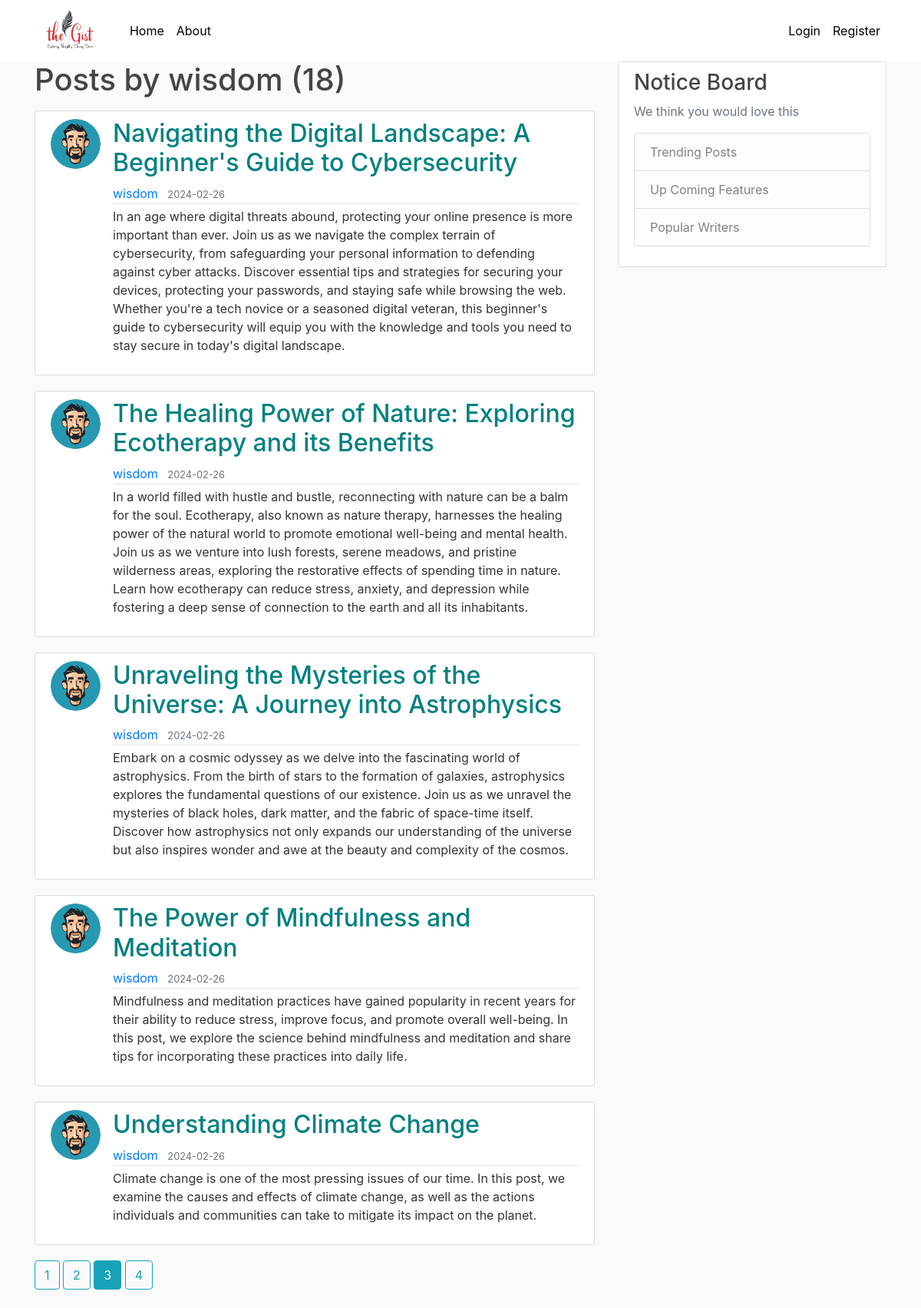
The app's page /user/wisdom?page=3 with its own data.
### flaskblog/models.py (models this page shows, shortened)
class User(db.Model, UserMixin):
    id = db.Column(db.Integer, primary_key=True)
    username = db.Column(db.String(20), unique=True, nullable=False)
    email = db.Column(db.String(120), unique=True, nullable=False)
    image_file = db.Column(db.String(20), nullable=False, default='default.jpg')
    password = db.Column(db.String(60), nullable=False)
    posts = db.relationship('Post', backref='author', lazy=True)

class Post(db.Model):
    id = db.Column(db.Integer, primary_key=True)
    title = db.Column(db.String(100), nullable=False)
    date_posted = db.Column(db.DateTime, nullable=False, default=datetime.utcnow)
    content = db.Column(db.Text, nullable=False)
    user_id = db.Column(db.Integer, db.ForeignKey('user.id'), nullable='False')

### flaskblog/users/routes.py (the view)
@users.route("/user/<string:username>")
def user_posts(username):
    page = request.args.get('page', 1, type=int)
    user = User.query.filter_by(username=username).first_or_404()
    posts = Post.query.filter_by(author=user)\
        .order_by(Post.date_posted.desc())\
        .paginate(page=page, per_page=5)
    return render_template('user_posts.html', posts=posts, user=user)

### flaskblog/templates/user_posts.html
{% extends "layout.html" %}
{% block content %}
    <h1 class="mb-3">Posts by {{ user.username }} ({{ posts.total }})</h1>
    {% for post in posts.items %}
        <article class="media content-section">
          <img class="rounded-circle article-img" src="{{ url_for('static', filename='profile_pics/' + post.author.image_file) }}">
          <div class="media-body">
            <h2><a class="article-title" href="{{ url_for('posts.post', post_id=post.id) }}">{{ post.title }}</a></h2>
            <div class="article-metadata">
              <a class="mr-2" href="{{ url_for('users.user_posts', username=post.author.username) }}">{{ post.author.username }}</a>
              <small class="text-muted">{{ post.date_posted.strftime('%Y-%m-%d') }}</small>
            </div>
            <p class="article-content">{{ post.content }}</p>
          </div>
        </article>
    {% endfor %}
    {% for page_num in posts.iter_pages(left_edge=1, right_edge=1, left_current=1, right_current=2) %}
      {% if page_num %}
        {% if posts.page == page_num %}
          <a class="btn btn-info mb-4" href="{{ url_for('users.user_posts', username=user.username, page=page_num) }}">{{ page_num }}</a>
        {% else %}
          <a class="btn btn-outline-info mb-4" href="{{ url_for('users.user_posts', username=user.username, page=page_num) }}">{{ page_num }}</a>
        {% endif %}
      {% else %}
        ...
      {% endif %}
    {% endfor %}
{% endblock content %}

### flaskblog/static/main.css (style rules this page uses)
body { background: #fafafa; color: #333333; margin-top: 5rem; }
h1, h2, h3, h4, h5, h6 { color: #444444; }
.content-section { background: #ffffff; padding: 10px 20px; border: 1px solid #dddddd; border-radius: 3px; margin-bottom: 20px; }
.article-title { color: #008080; }
.article-content { white-space: pre-line; }
.article-img { height: 65px; width: 65px; margin-right: 16px; }
.article-metadata { padding-bottom: 1px; margin-bottom: 4px; border-bottom: 1px solid #e3e3e3; }

### records on screen
User: username "wisdom"
Post: image_file (picture), title "Navigating the Digital Landscape: A Beginner's Guide to Cybersecurity", author.username "wisdom", date_posted "2024-02-26", content "In an age where digital threats abound, protecting your online presence is more important than ever. Join us as we navigate the complex terrain of cybersecurity, from safeguarding your personal information to defending against cyber attacks. Discover essential tips and strategies for securing your devices, protecting your passwords, and staying safe while browsing the web. Whether you're a tech novice or a seasoned digital veteran, this beginner's guide to cybersecurity will equip you with the knowledge and tools you need to stay secure in today's digital landscape."
Post: image_file (picture), title "The Healing Power of Nature: Exploring Ecotherapy and its Benefits", author.username "wisdom", date_posted "2024-02-26", content "In a world filled with hustle and bustle, reconnecting with nature can be a balm for the soul. Ecotherapy, also known as nature therapy, harnesses the healing power of the natural world to promote emotional well-being and mental health. Join us as we venture into lush forests, serene meadows, and pristine wilderness areas, exploring the restorative effects of spending time in nature. Learn how ecotherapy can reduce stress, anxiety, and depression while fostering a deep sense of connection to the earth and all its inhabitants."
Post: image_file (picture), title "Unraveling the Mysteries of the Universe: A Journey into Astrophysics", author.username "wisdom", date_posted "2024-02-26", content "Embark on a cosmic odyssey as we delve into the fascinating world of astrophysics. From the birth of stars to the formation of galaxies, astrophysics explores the fundamental questions of our existence. Join us as we unravel the mysteries of black holes, dark matter, and the fabric of space-time itself. Discover how astrophysics not only expands our understanding of the universe but also inspires wonder and awe at the beauty and complexity of the cosmos."
Post: image_file (picture), title "The Power of Mindfulness and Meditation", author.username "wisdom", date_posted "2024-02-26", content "Mindfulness and meditation practices have gained popularity in recent years for their ability to reduce stress, improve focus, and promote overall well-being. In this post, we explore the science behind mindfulness and meditation and share tips for incorporating these practices into daily life."
Post: image_file (picture), title "Understanding Climate Change", author.username "wisdom", date_posted "2024-02-26", content "Climate change is one of the most pressing issues of our time. In this post, we examine the causes and effects of climate change, as well as the actions individuals and communities can take to mitigate its impact on the planet."

### other values on screen
{{ posts.total }} "18"
{{ page_num }} "1" "2" "4"
{{ page_num }} "3"
